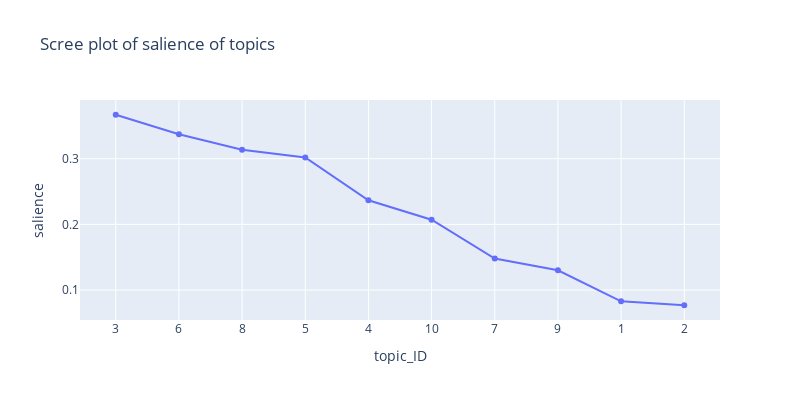

Write notebook code for a chart like this one.
### Code cell
fig_L1 = px.line(df_salient_topic, x = 'topic_ID', y = 'salience', title="Scree plot of salience of topics")
fig_L1.update_layout(autosize=False, width=800, height=400)
fig_L1.update_traces(mode = "lines + markers")
fig_L1.show()

### Figure 1 — Plotly figure (JSON) as saved in the notebook; plotly's stock layout.template omitted (floating-point values rounded to 4 significant figures)
{"data": [{"hovertemplate": "topic_ID=%{x}<br>salience=%{y}<extra></extra>", "legendgroup": "", "line": {"color": "#636efa", "dash": "solid"}, "mode": "lines+markers", "name": "", "orientation": "v", "showlegend": false, "type": "scatter", "x": ["3", "6", "8", "5", "4", "10", "7", "9", "1", "2"], "xaxis": "x", "y": [0.3669, 0.3373, 0.3136, 0.3018, 0.2367, 0.2071, 0.1479, 0.1302, 0.08284, 0.07692], "yaxis": "y"}], "layout": {"autosize": false, "height": 400, "legend": {"tracegroupgap": 0}, "title": {"text": "Scree plot of salience of topics"}, "width": 800, "xaxis": {"anchor": "y", "domain": [0, 1], "title": {"text": "topic_ID"}}, "yaxis": {"anchor": "x", "domain": [0, 1], "title": {"text": "salience"}}}}
